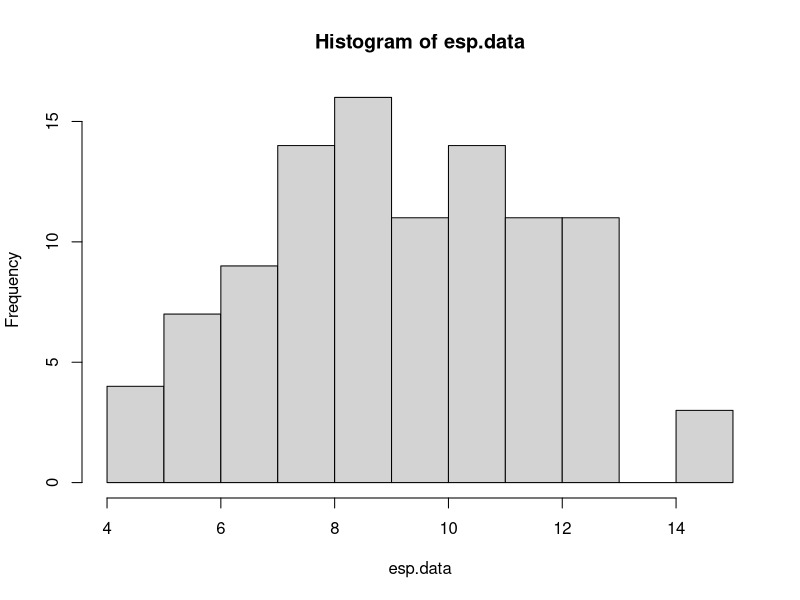
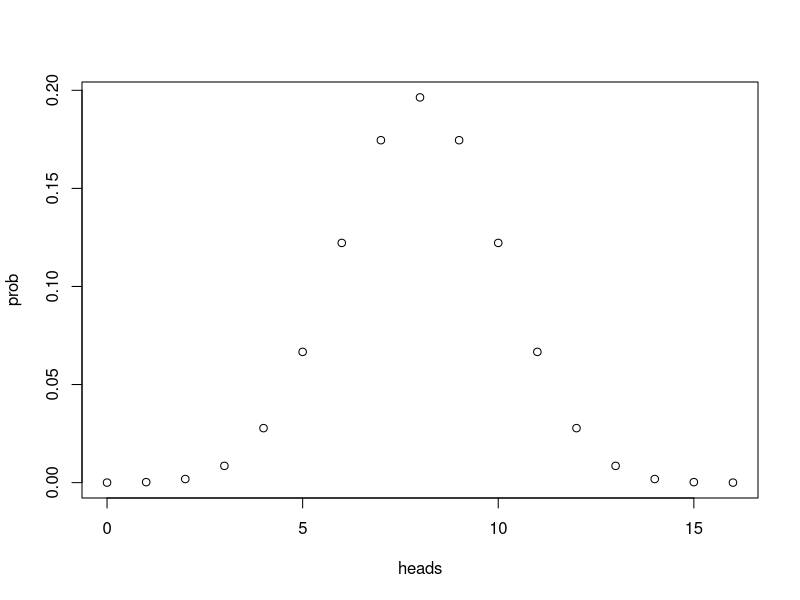
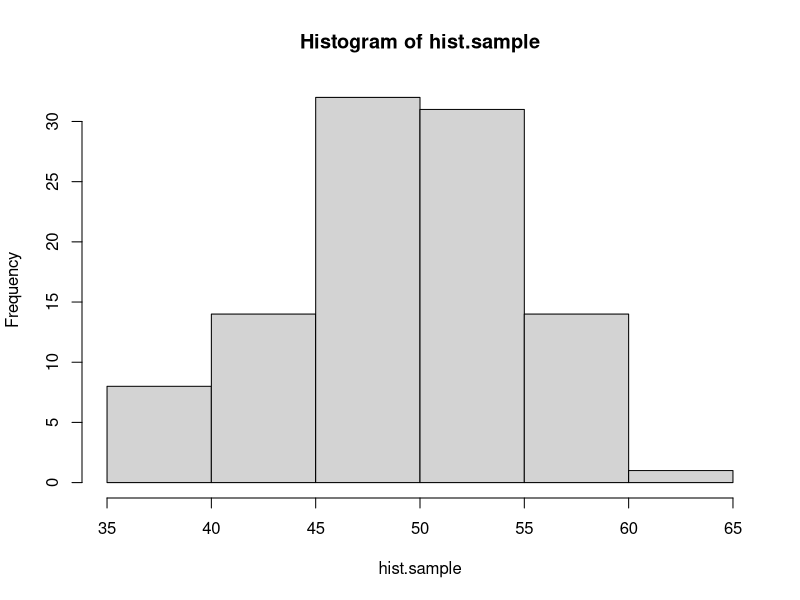
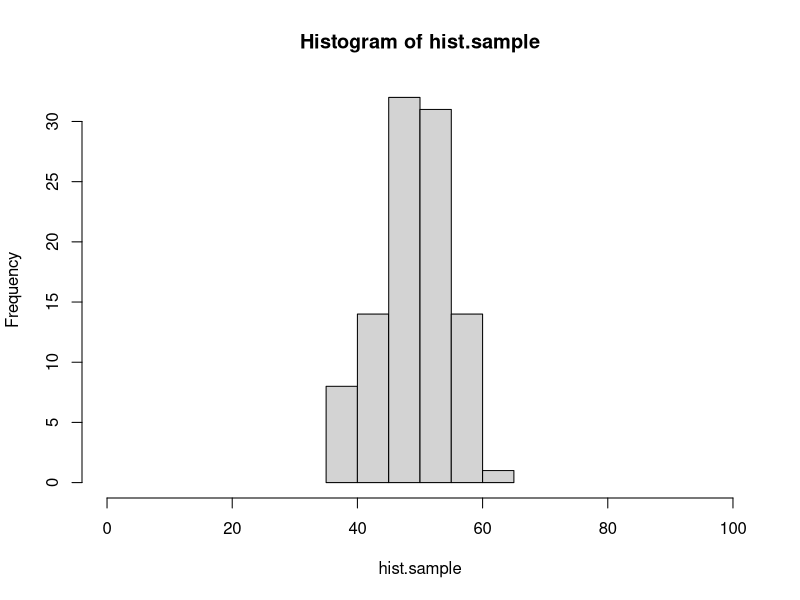
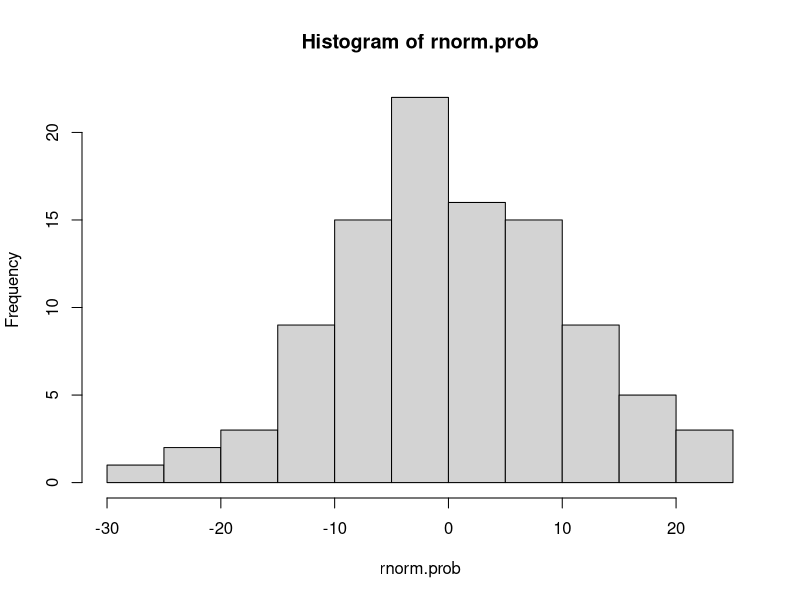
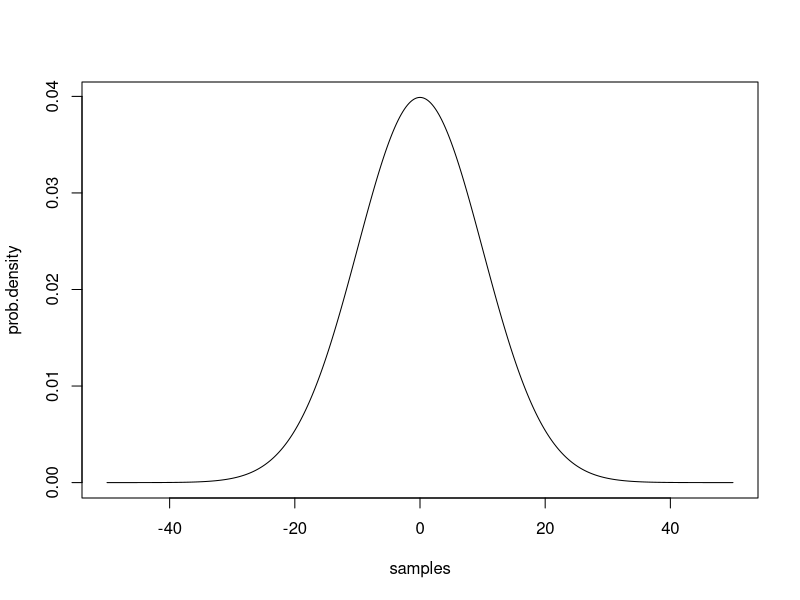
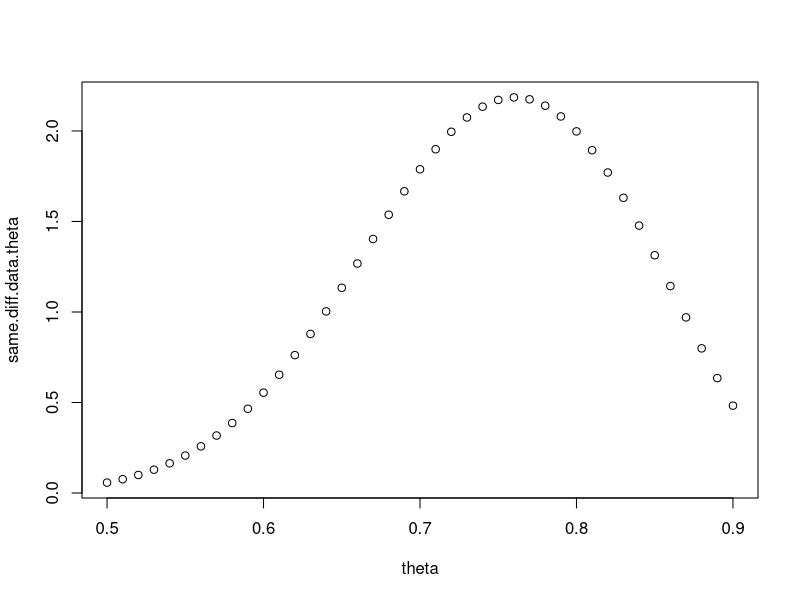
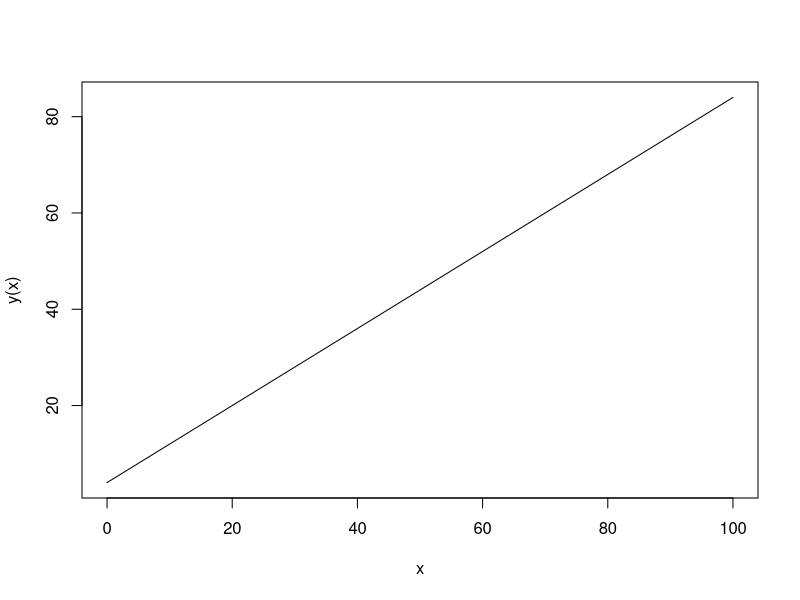

Here is the R script that generated these plots, in order:
#### practice with probability distributions ####

# calculating the likelihood requires understanding how to work
# with probability distributions. let's start with the binomial
# distribution.

# the binomial distribution describes the number of "success" in
# some number of "trials" given some probability of success. it 
# is the "coin flipping" distribution. 

# in R, we can draw a sample from a binomial distribution with rbinom()
# this isn't the first time you've seen rbinom, but here it is again, 
# with the parameters spelled out. you can try changing these to explore
# how the function works.

number.of.samples <- 2
number.of.trials.per.sample <- 100
probability.of.success <- 0.7

rbinom(number.of.samples, number.of.trials.per.sample, probability.of.success)

# below, use rbinom to create sample data for the following scenario.
# an experiment tests whether subjects have ESP. 100 subjects are each given
# the opportunity to predict whether a randomly generated number is odd or even.
# each subject makes 20 guesses.
# of course, ESP doesn't exist, so the probability of a successful guess is 0.50.
# store the result in a vector called esp.data

esp.data <- rbinom(100, 20, 0.5)

# a quick way to visualize a distribution is with the hist() function:
hist(esp.data)

# what if we want to know the probability of someone getting exactly 10 guesses
# correct out of 20, if they are randomly guessing? for that we use the density
# function of the binomial: dbinom()

value.to.check <- 10
number.of.trials <- 20
probability.of.success <- 0.5

dbinom(value.to.check, number.of.trials, probability.of.success)

# use dbinom to find out the probability of someone answering 87 out of 100
# questions correctly, if they have a 0.9 probability of giving a correct answer
# for each individual question.

dbinom(87, 100, 0.9)

# with dbinom, you can use a vector as the first argument, to check the probability
# of multiple values at the same time:

values <- c(3, 4, 5)
dbinom(values, 8, 0.5)

# using this shortcut, *plot* the full distribution (probability mass function)
# for flipping 16 fair coins, counting the total number of heads.
# hint: create one vector for the different possible outcomes
#       then use dbinom to calculate the probability of all of the elements in the vector


#a probability mass function plots outcomes on the x, probability of those outcomes on the y

heads<-seq(0, 16)
prob<-dbinom(heads, 16, 0.50)
plot(heads,prob)

# quick detour #

# here's a quick tip about plot() or hist()
# if you want to change the range on the x-axis, you can use the xlim argument:

hist.sample <- rbinom(100, 100, 0.5)
hist(hist.sample)
hist(hist.sample, xlim=c(0,100)) # compare this plot to the line above.

# the normal distribution ##

# normal (gaussian) distributions are characterized by two parameters: mean and standard deviation
# the mean is the the location of the peak of the distribution, and the sd controls the width.
# the smaller the sd, the more peaked the distribution is in the center.

# like the binomial, there are rnorm() and dnorm() functions.

# generate 100 samples from a normal distribution with mean 0 and standard deviation 10.
# then use hist() to create a histogram of these samples.

rnorm.prob<- rnorm(100, 0, 10)
hist(rnorm.prob)

# now plot the probability density function of this distribution.
# use the same strategy as you did above with the binomial to find the density of the normal
# distribution with mean 0 and sd 10 for values between -50 and 50. the distribution is continuous
# so, choose a reasonably small step size between values (remember the seq() function).

samples<-seq(-50, 50, 0.25)
prob.density<-dnorm(samples, 0, 10)
plot(samples, prob.density, type="l")


#### practice calculating likelihoods ####

# here's some data from 10 participants in an ESP experiment like the one described
# above. each subject had 20 guesses. the number of correct guesses is reported.

esp.practice.data <- data.frame(subject=1:10, n.correct=c(11,10,6,10,6,12,10,8,9,11))

# calculate the likelihood (regular, not log) for this data for three different values
# of the probability of success parameter: 0.4, 0.5, and 0.6.
# hint: prod() will multiple all elements of a vector together.

prod(dbinom(esp.practice.data$n.correct, 20, 0.4))
prod(dbinom(esp.practice.data$n.correct, 20, 0.5))
prod(dbinom(esp.practice.data$n.correct, 20, 0.6))

# which parameter value of those options is most likely?

#0.5 is the most likely value

# here is a sample of response times for a single subject from a rapid decision making experiment.
rt.sample <- c(391.5845, 411.9970, 358.6373, 505.3099, 616.2892, 481.0751, 422.3132, 511.7213, 205.2692, 522.3433, 370.1850,
               517.4617, 332.3344, 316.8760, 395.5431, 231.7831, 399.8646, 238.9064, 299.7924, 474.7512, 271.6326, 423.4861,
               379.7867, 212.7789, 233.8291, 472.4591, 534.2131, 453.9655, 408.3443, 352.3001)

# calculate the **log** likelihood for this data assuming that it is generated by a normal
# distribution for each of the following parameters. 
# hint: sum() adds the numbers in a vector. log() is the natural log function, or log=T for dnorm().

# 1) mean 350, sd 50
sum(dnorm(rt.sample, 350, 50, log=TRUE))

# 2) mean 400, sd 50
sum(dnorm(rt.sample, 400, 50, log=TRUE))

# 3) mean 450, sd 50
sum(dnorm(rt.sample, 450, 50, log=TRUE))

# 4) mean 350, sd 100
sum(dnorm(rt.sample, 350, 100, log=TRUE))

# 5) mean 400, sd 100
sum(dnorm(rt.sample, 400, 100, log=TRUE))

# 6) mean 450, sd 100
sum(dnorm(rt.sample, 450, 100, log=TRUE))

# which parameter set has the highest likelihood?

#mean of 400, standard deviation of 100


# here is a set of data for a subject in a categorization experiment, modeled with GCM.
# calculate the log likelihood of the parameters in the model (which i am not showing you).
# the point here is to know what to do when the model gives you a predicted probability
# of a response, and the data is either that response or not that response.
# hint: add a new column indicating the likelihood of each response, using mapply. then convert to log and add.
# if you do this correctly, the answer is -10.84249.

gcm.practice.data <- data.frame(correct.response = c(T, T, T, T, F, T, T, F, T, T, T, F, F, T, T, F, T, T, T, T),
                                gcm.probability.correct = c(0.84, 0.80, 0.84, 0.80, 0.79, 0.86, 0.89, 0.87, 0.69, 0.85, 0.75,
                                                            0.74, 0.82, 0.85, 0.87, 0.69, 0.83, 0.87, 0.80, 0.76))

gcm.practice.data$individual.likelihood <- mapply(
  function(prob, response){
  if (response == T){
    return(prob)
  }else{
    return(1-prob)
  }
}, gcm.practice.data$gcm.probability.correct, gcm.practice.data$correct.response)

gcm.practice.data$log.likelihood <- log(gcm.practice.data$individual.likelihood)

sum(gcm.practice.data$log.likelihood)

#we need to be returning a part of a vector, but not a vector

#### maximum likelihood estimation ####

# the same search strategies we used for parameter fitting with rmse can be used with likelihoods,
# including grid search.

# here are the number of correct responses each subject gave in an experiment in which they had to
# decide if two images were the same or different. there were 40 trials for each subject
same.diff.data <- c(32, 29, 31, 34, 26, 29, 31, 34, 29, 31, 30, 29, 31, 34, 33, 27, 32, 29, 29, 27)

# we can model this experiment's data as 40 coin flips for each subject. use grid search to plot the likelihood
# function for values of theta (probability of a correct response) between 0.5 and 0.9, in steps of 0.01.
# start by writing a function that calculates the likelihood (not log) for the entire set of data given a value of theta.

same.diff.data.likelihood <- function(theta){
  sum(dbinom(same.diff.data, 40, theta))
}

theta<-seq(from=0.5, to = 0.9, by= 0.01)



# then use sapply to run the function for each possible value of theta in the set. use seq() to generate the
# set of possible values. plot the set of values on the x axis and the corresponding likelihoods on the y axis.

same.diff.data.theta <- sapply(theta, same.diff.data.likelihood)
plot(theta, same.diff.data.theta)
# the "true" underlying value i used to generate the data was 0.75. does that match up with the grid search?

#GO BACK TO GRID SEARCH

## mle with optim()

# in this section, you'll do model recovery for a descriptive model of the linear relationship 
# between two continuous variables.

# let's assume that variable y is a linear function of variable x, such that:
# y = 4 + 0.8x

# create a vector of x values from 0 to 100, and the corresponding vector of y values,
# then plot these with x values on the x axis, and y values on the y axis.

x<-seq(0, 100)
y <- function(x){
  return(4+(0.8*x))
}

plot(x,y(x), type="l")

# now let's assume that the relationship between x and y isn't perfect. there's a bit of random
# noise. add a random sample from a normal distribution with mean 0 and sd 10 to each y value.
# hint: there are 101 y values, so you need 101 samples.

y.noise <- function(x){
  return(4+(0.8*x)+rnorm(101, mean=0, sd=10))
}


# plot the data again, with the new noisy y values.


plot(x,y.noise(x))

# there are three parameter values that control this plot,
# the intercept of the line: 4
# the slope of the line: 0.8
# the sd of the normal distribution: 10

# say that we observe a point of data, x = 20 and y = 27.
# the linear equation, y <- 4 + 0.8*x, predicts that when x is 20 y should also be 20.
4 + 0.8*20

# our model of this data assumes that the relationship is not perfect.
# we assume that there is noise so that when x is 20, the most likely value of y should be 4 + 0.8*x,
# but other values of y are possible. we describe the probability of different values of y with a normal
# distribution. when x is 20, then the normal distribution of y values is centered on 20, because the line
# says that y is 4 + 0.8x. using the normal distribution is helpful because it gives us a way to quantify
# how likely a value of 19 is compared to a value of 16, when x is 20.

# here's an example
x.observed <- 20
y.predicted <- 4 + 0.8*x.observed

# to find out the probability of y.observed=20, use dnorm()
# the mean of the normal distribution should be y.predicted (the distribution is centered on the line)
# and the sd of the normal is a parameter we will estimate, but for the demo below, is set to 10.
y.observed <- 20
dnorm(y.observed, y.predicted, 10)

# write the code to see how likely it is that y will be 33 when x is 29? (assuming sd = 10)
# the correct answer is 0.03371799...

x.observ <- 29
y.observ <- 33
y.predicted <- 4 + 0.8*x.observed
dnorm(y.observ, y.predicted, 10)

# now generalize your solution to compute the likelihood of each value of y that you generated above.
# in other words, write the code that takes a vector of x and y values, and returns the probability
# of each pair given that the relationship between x and y is y <- 4 + 0.8*x and the normal distribution has an sd of 10.
x<-seq(0,100)
y.noise.predicted <- 4+ 0.8*x + rnorm(101, 0, 10)
dnorm(y.noise(x), y.noise.predicted, 10)


# now generalize your solution one step further. write a function that takes in a vector of parameters,
# where parameters[1] is the intercept, parameters[2] is the slope, and parameters[3] is the sd of the normal,
# and returns the total **negative log likelihood**. remember, we want the negative log likelihood because
# optim() will find the set of parameters that minimizes a function.

parameter.optimize <- function(parameters){
  intercept<-parameters[1]
  slope<-parameters[2]
  sd<-parameters[3]
  
  y.noise.gen<-function(x){return(intercept+ slope*x + rnorm(101, 0, sd))}
  y.noise.predicted.gen <- intercept+ slope*x + rnorm(101, 0, sd)
  return(sum(-1*(dnorm(y.noise.gen(x), y.noise.predicted.gen, sd, log = T))))
  }




# use optim() and Nelder-Mead to search for the best fitting parameters. remember to ensure that sd > 0
# and return NA if it is not.
parameter.optimize.optim<- optim(c(1,1,1), parameter.optimize, method="Nelder-Mead")
parameter.optimize.optim$par
parameter.optimize.optim$value

# finally, plot the best fitting line on your points by using the abline() function, and the parameters that optim() found.
abline(parameter.optimize.optim$par[1], parameter.optimize.optim$par[2])
